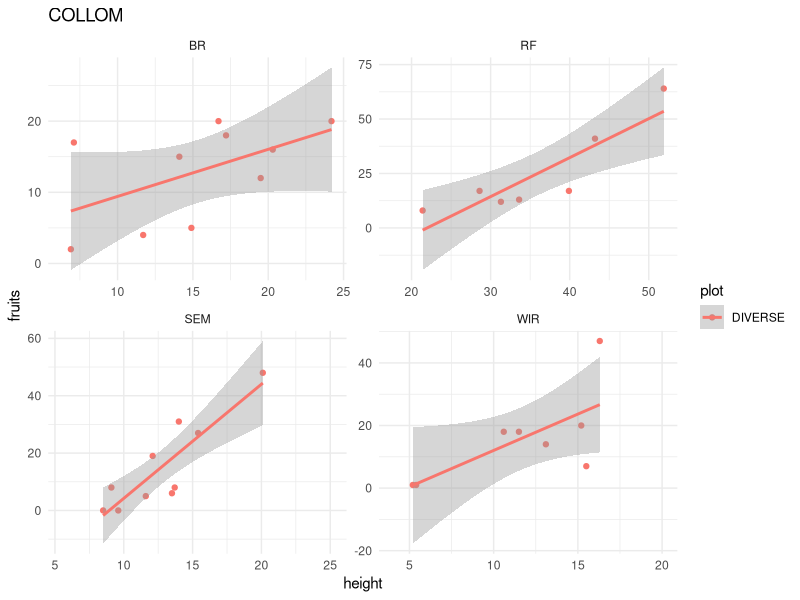
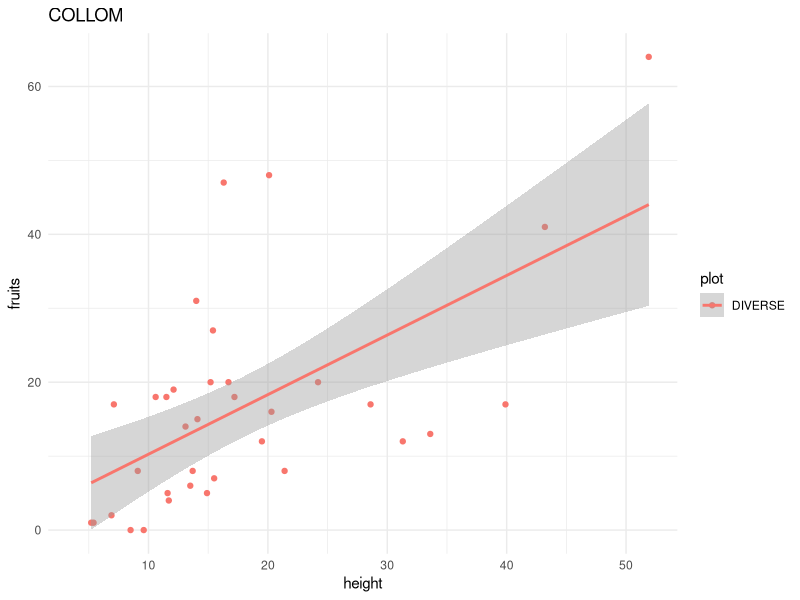
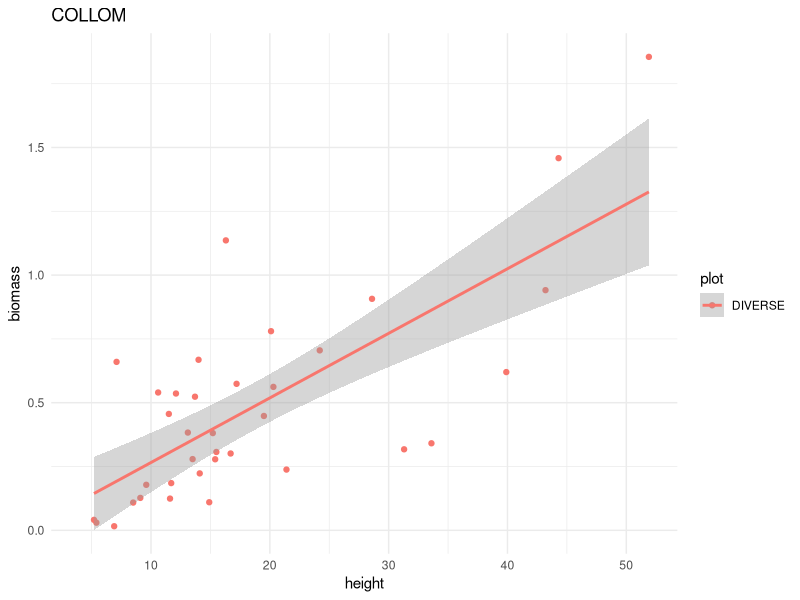
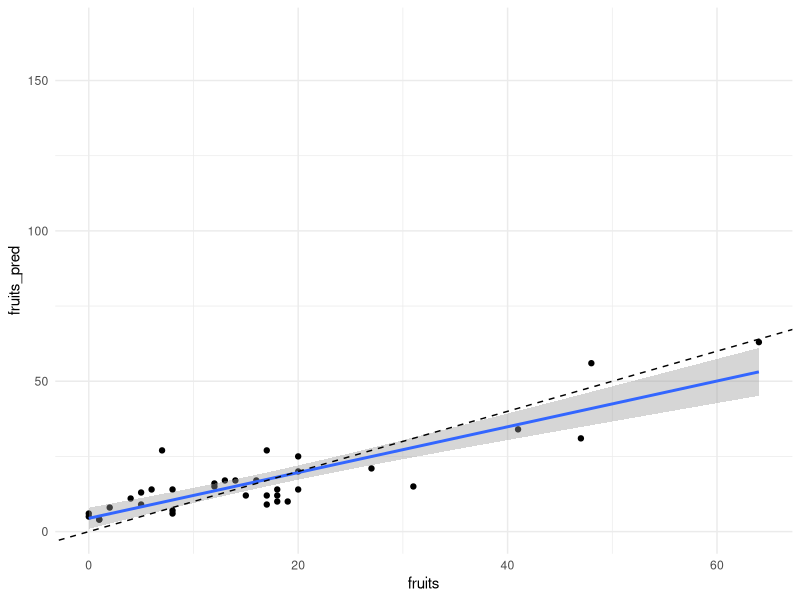
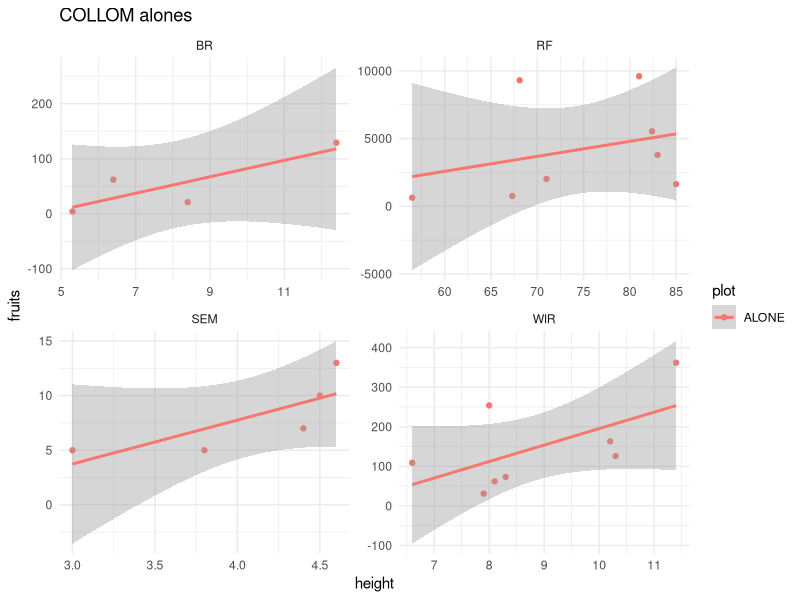
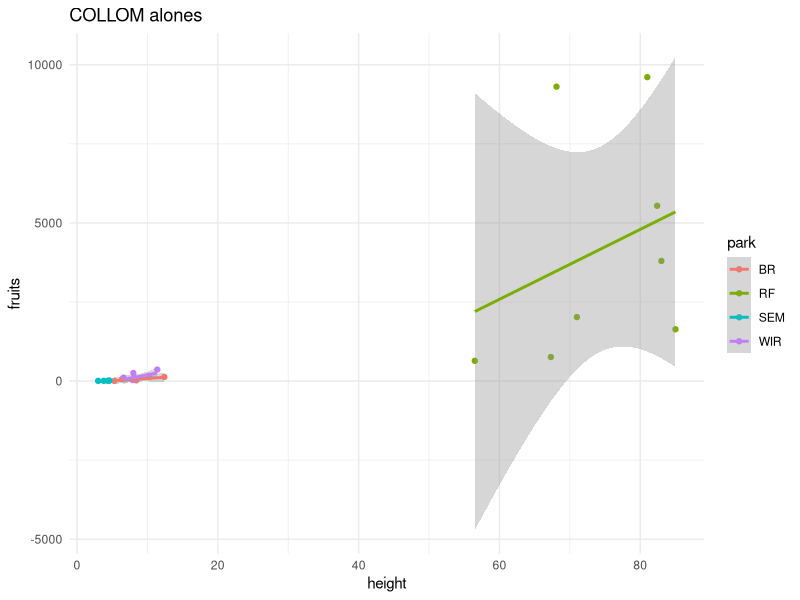
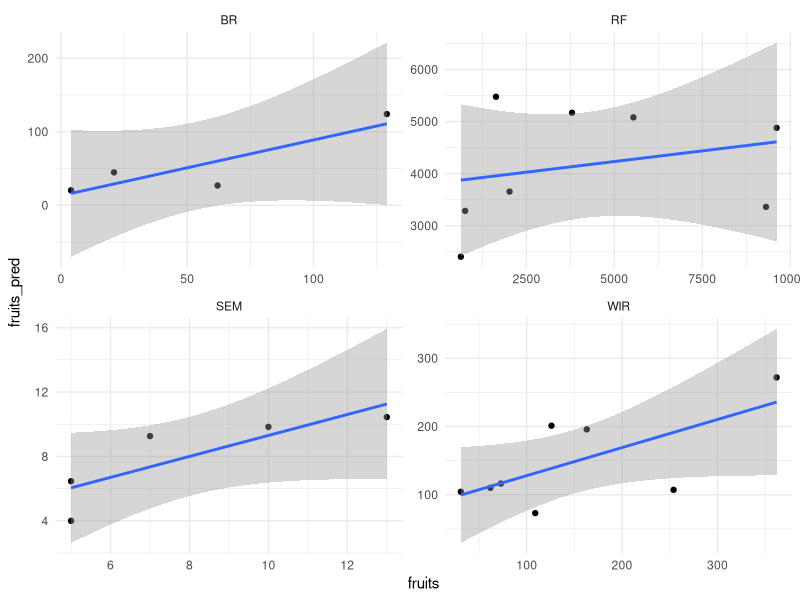
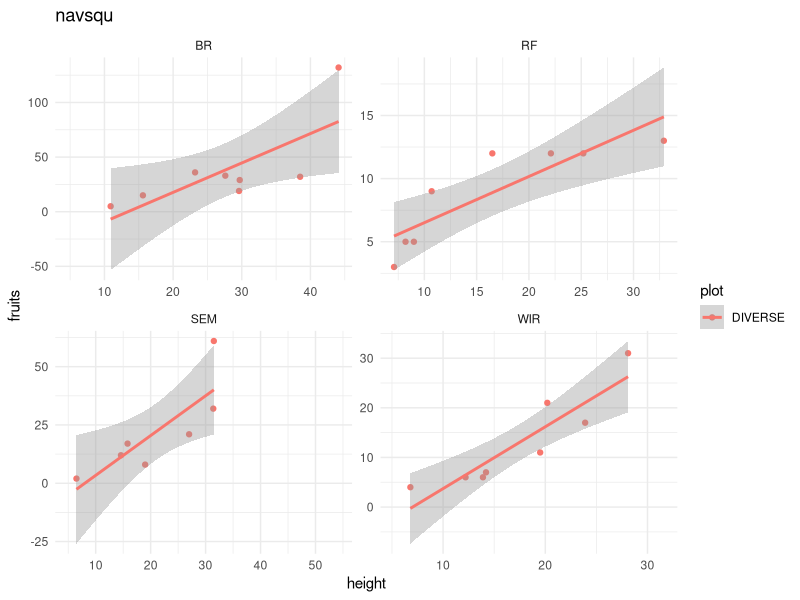

These figures' R source, in order: (Note: this script raises an error after producing the figures.)

# NOTES:
# (fixed some column names in csv)
# should fix there being two "Plot" columns in data (generally bad practice)
# changed WIR column name to match others TOTAL FR
# took out "-" from height column in data
# added plot and subplot col to alones
# changed alone stemcount to stems
# added a "park" column to neighborhood sheets;  made "plot" and subplot lowercase
# erased "skip" from WIR neighborhood file under PLECON column.   no other data for those neigh, and was causing that column to be read as "chr"

library(lme4)
library(tidyverse)
library(stringr)
theme_set(theme_minimal())

# loading in data (both focal and neighborhood data)----
rf_focals <- read.csv("data_raw_JD/riverfront focals.csv", na.strings=c("NA","NaN", " ", "") )
rf_neighborhoods <- read.csv("data_raw_JD/riverfront neighborhoods.csv", na.strings=c("NA","NaN", " ", "") )

wir_focals <- read.csv("data_raw_JD/wir focals.csv", na.strings=c("NA","NaN", " ", "") )
wir_neighborhoods <- read.csv("data_raw_JD/wir neighborhoods.csv", na.strings=c("NA","NaN", " ", "") )

br_focals <- read.csv("data_raw_JD/br focals.csv", na.strings=c("NA","NaN", " ", "") )
br_neighborhoods <- read.csv("data_raw_JD/br neighborhoods.csv", na.strings=c("NA","NaN", " ", "") )

sem_focals <- read.csv("data_raw_JD/sem focals.csv", na.strings=c("NA","NaN", " ", "") )
sem_neighborhoods <- read.csv("data_raw_JD/sem neighborhoods.csv", na.strings=c("NA","NaN", " ", ""))

head(sem_focals,2); dim(sem_focals)
head(sem_neighborhoods,2); dim(sem_neighborhoods)

table(sem_neighborhoods$focal_collect)

head(sem_focals,2)
head(wir_focals,2)
head(br_focals,2)

alones_all <- read.csv("data_raw_JD/alones.csv")
names(alones_all) <- tolower(names(alones_all))
alones_all <- alones_all %>% filter(!grepl('GONE', notes),
                                    !grepl('DEAD', notes),
                                    !grepl("couldn't find", notes))

head(alones_all); dim(alones_all)


# Put together Non-riverfront parks 
# dropping all rows with notes Gone
focals <- rbind(sem_focals, br_focals, wir_focals)
focals <- focals %>% filter(!grepl('GONE', NOTES),
                            !grepl("couldn't find", NOTES))#,
# !grepl('BT', NOTES)) 
names(focals) <- tolower(names(focals))
head(focals,2); dim(focals)
str(focals)

# COLLOM ----

##  Eugene Parks ----
# Fitness = # seeds = [ (# top infl x # flrs/big) + (# side infl x # flrs/small) ]  * 3 seeds per fruit 
# TOTALFR is the total number of infloresences 
# TOPFR is number of fruits on the top infloresence
# SIDEFR is the number of fruits on side infl
collom_parks <- filter(focals, species=="COLLOM") %>% rowwise() %>%
  mutate(stems = ifelse(is.na(stems) & total.fr > 0, 1, stems),
         side_infl = max((total.fr - stems), 0),
         top_infl = min(stems, total.fr), # was top_infl=stems but changed because there were some with stems > total.fr (stems without infl)
         fruits=topfr*top_infl + sidefr*side_infl)
print(arrange(collom_parks,desc(fruits)), n=8, width=Inf); dim(collom_parks)

## Riverfront ----
# TOTALFR is the total number of infloresences 
# TOPFR is number of fruits on the top infloresence
# SIDEFR is the number of fruits on side infl
# Number of side infl = fr1 – stemcount 

rf_focals <- rf_focals %>% filter(!grepl('GONE', NOTES),
                                  !grepl('DEAD', NOTES),
                                  !grepl("couldn't find", NOTES))#,
names(rf_focals) <- tolower(names(rf_focals))

head(filter(rf_focals, species=="COLLOM"))
collom_rf <- filter(rf_focals, species=="COLLOM")
collom_rf <- collom_rf %>% rowwise() %>%
  mutate(total.fr = rowSums(across(fr1:fr5), na.rm=TRUE),
         stems = ifelse(is.na(stems) & total.fr > 0, 1, stems),
         side_infl = max((total.fr - stems), 0),
         top_infl = min(stems, total.fr),
         fruits=topfr*top_infl + sidefr*side_infl) %>% 
  ungroup()
print(arrange(collom_rf, desc(fruits)), n=8, width=Inf)

# so collom_rf and collom_parks have fruit estimates for plants with fruit counts

## get fruit~height relationships ----
# need to get estimates for the plants without fruit counts based on height  
# (doing this separately for 'diverse' plot plants versus alone plants)

# Put together diverse Collom (parks + rf)
collom_all <- rbind(dplyr::select(collom_rf, park:stems, biomass:notes, fruits), dplyr::select(collom_parks, park:stems, biomass:notes, fruits)) %>%
  as.data.frame()
head(collom_all, n=8, width=Inf)

ggplot(collom_all, aes(x=height, y=fruits, color=plot))+
  facet_wrap(~park, scales = 'free')+
  geom_point() + geom_smooth(method='lm')+
  labs(title="COLLOM")
ggsave("Figures/collom_height_fruits_park.pdf", width=6, height=6)

ggplot(collom_all, aes(x=height, y=fruits, color=plot))+
  # facet_wrap(~park, scales = 'free')+
  geom_point() + geom_smooth(method='lm')+
  labs(title="COLLOM")
ggsave("Figures/collom_height_fruits.pdf", width=6, height=6)

ggplot(collom_all, aes(x=height, y=biomass, color=plot))+
  geom_point() + geom_smooth(method='lm')+
  labs(title="COLLOM")
ggsave("Figures/collom_height_biomass.pdf", width=6, height=6)


collom_all_sub <- collom_all %>% filter(!(is.na(fruits)))  # is.na(height) &
head(collom_all_sub, n=4, width=Inf); dim(collom_all_sub)

# fitting park-specific relationships
m1 <- glm(fruits ~ height*park, data=collom_all_sub, family=poisson(link="log"))
summary(m1)

collom_all$fruits_pred <- ceiling(predict(m1, collom_all, type = "response"))
head(collom_all, n=8, width=Inf)
collom_all
ggplot(collom_all, aes(x=fruits, y=fruits_pred))+
  geom_point() + geom_smooth(method='lm')+
  geom_abline(intercept=0,slope=1, linetype='dashed')

# keep the measured fruit counts and just use the predicted counts for plants that only have height?
collom_all <- collom_all %>%   # don't need "rowwise" - works either way
  mutate(fruits = ifelse(is.na(fruits), fruits_pred, fruits))


## alone Collom ----

collom_alone <- filter(alones_all, species=="COLLOM") %>% 
  rowwise() %>%
  mutate(total.fr = rowSums(across(fr1:fr5), na.rm=TRUE),
         stems = ifelse(is.na(stems) & total.fr > 0, 1, stems),
         side_infl = max((total.fr - stems), 0),
         top_infl = min(stems, total.fr),
         fruits=topfr*top_infl + sidefr*side_infl)  %>%
  ungroup()%>% 
  as.data.frame()

head(collom_alone, n=3, width=Inf)

ggplot(collom_alone, aes(x=height, y=fruits, color=plot))+
  facet_wrap(~park, scales = 'free')+
  geom_point() + geom_smooth(method='lm')+
  labs(title="COLLOM alones")
ggsave("Figures/collom_ALONES_height_fruits_byPark.pdf", width=6, height=6)

ggplot(collom_alone, aes(x=height, y=fruits, color=park))+
  # facet_wrap(~park, scales = 'free')+
  geom_point() + geom_smooth(method='lm')+
  labs(title="COLLOM alones")
ggsave("Figures/collom_ALONES_height_fruits.pdf", width=6, height=6)



collom_alone_sub <- collom_alone %>% filter(!(is.na(fruits)))  # fit fruit ~ height relationship with those plants with both
head(collom_alone_sub, n=4, width=Inf); dim(collom_all_sub)

# do these regressions by park
m2 <- glm(fruits ~ height*park , data=collom_alone_sub, family=poisson(link="log"))
summary(m2)

collom_alone$fruits_pred <- predict(m2, collom_alone, type = "response")   # type = "response"    needed to get fruits, not log(fruits)

ggplot(collom_alone, aes(x=fruits, y=fruits_pred))+
  facet_wrap(~park, scales = 'free')+
  geom_point() + geom_smooth(method='lm')

# keep the measured fruit counts and just use the predicted counts for plants that only have height?
head(collom_alone); dim(collom_alone)
collom_alone <- collom_alone %>%   # checked and don't need "rowwise" - works either way
  mutate(fruits = ifelse(is.na(fruits), fruits_pred, fruits))%>% 
  dplyr::select(park:height, biomass:notes, fruits) %>% 
  as.data.frame()
collom_all <- collom_all %>% select(-c(stems,fruits_pred))

head(collom_alone, n=4, width=Inf); dim(collom_alone)
head(collom_all, n=4, width=Inf); dim(collom_all)


# NAVSQU ----

##  Eugene Parks ----
# Fitness = # seeds = [ (# top infl x # flrs/big) + (# side infl x # flrs/small) ]  * 3 seeds per fruit 
# TOTALFR is the total number of infloresences 
# TOPFR is number of fruits on the top infloresence
# SIDEFR is the number of fruits on side infl
navsqu_parks <- filter(focals, species=="NAVSQU") %>% rowwise() %>%
  mutate(stems = ifelse(is.na(stems) & total.fr > 0, 1, stems),
         side_infl = max((total.fr - stems), 0),
         top_infl = min(stems, total.fr), # was top_infl=stems but changed because there were some with stems > total.fr (stems without infl)
         fruits=topfr*top_infl + sidefr*side_infl) %>%
  ungroup()
print(arrange(navsqu_parks,desc(fruits)), n=8, width=Inf); dim(navsqu_parks)

## Riverfront ----
# TOTALFR is the total number of infloresences 
# TOPFR is number of fruits on the top infloresence
# SIDEFR is the number of fruits on side infl
# Number of side infl = fr1 – stemcount 

rf_focals <- rf_focals %>% filter(!grepl('GONE', notes),
                                  !grepl('DEAD', notes),
                                  !grepl("couldn't find", notes))#,
names(rf_focals) <- tolower(names(rf_focals))

head(filter(rf_focals, species=="NAVSQU"))
navsqu_rf <- filter(rf_focals, species=="NAVSQU")
navsqu_rf <- navsqu_rf %>% rowwise() %>%
  mutate(total.fr = rowSums(across(fr1:fr5), na.rm=TRUE),
         stems = ifelse(is.na(stems) & total.fr > 0, 1, stems),
         side_infl = max((total.fr - stems), 0),
         top_infl = min(stems, total.fr),
         fruits=topfr*top_infl + sidefr*side_infl) %>%
  ungroup()
print(arrange(navsqu_rf, desc(fruits)), n=8, width=Inf)

# so navsqu_rf and navsqu_parks have fruit estimates for plants with fruit counts

## get fruit~height relationships ----
# need to get estimates for the plants without fruit counts based on height  
# (doing this separately for 'diverse' plot plants versus alone plants)

# Put together diverse navsqu (parks + rf)
navsqu_all <- rbind(dplyr::select(navsqu_rf, park:stems, biomass:notes, fruits), dplyr::select(navsqu_parks, park:stems, biomass:notes, fruits)) %>%
  as.data.frame()
head(navsqu_all, n=8, width=Inf)

ggplot(navsqu_all, aes(x=height, y=fruits, color=plot))+
  facet_wrap(~park, scales = 'free')+
  geom_point() + geom_smooth(method='lm')+
  labs(title="navsqu")
ggsave("Figures/navsqu_height_fruits_park.pdf", width=6, height=6)

ggplot(navsqu_all, aes(x=height, y=fruits, color=plot))+
  # facet_wrap(~park, scales = 'free')+
  geom_point() + geom_smooth(method='lm')+
  labs(title="navsqu")
ggsave("Figures/navsqu_height_fruits.pdf", width=6, height=6)

ggplot(navsqu_all, aes(x=height, y=biomass, color=plot))+
  geom_point() + geom_smooth(method='lm')+
  labs(title="navsqu")
ggsave("Figures/navsqu_height_biomass.pdf", width=6, height=6)


navsqu_all_sub <- navsqu_all %>% filter(!(is.na(fruits)))  # is.na(height) &
head(navsqu_all_sub, n=4, width=Inf); dim(navsqu_all_sub)

m1 <- glm(fruits ~ height*park, data=navsqu_all_sub, family=poisson(link="log"))

navsqu_all$fruits_pred <- ceiling(predict(m1, navsqu_all, type = "response"))
head(navsqu_all, n=8, width=Inf)
navsqu_all
ggplot(navsqu_all, aes(x=fruits, y=fruits_pred))+
  geom_point() + geom_smooth(method='lm')

# keep the measured fruit counts and just use the predicted counts for plants that only have height?
navsqu_all <- navsqu_all %>%   # checked and don't need "rowwise" - works either way
  mutate(fruits = ifelse(is.na(fruits), fruits_pred, fruits))


## alone navsqu ----

navsqu_alone <- filter(alones_all, species=="NAVSQU") %>% 
  rowwise() %>%
  mutate(total.fr = rowSums(across(fr1:fr5), na.rm=TRUE),
         stems = ifelse(is.na(stems) & total.fr > 0, 1, stems),
         side_infl = max((total.fr - stems), 0),
         top_infl = min(stems, total.fr),
         fruits=topfr*top_infl + sidefr*side_infl)%>%
  ungroup()%>%
  as.data.frame()
head(navsqu_alone, n=3, width=Inf)

ggplot(navsqu_alone, aes(x=height, y=fruits, color=plot))+
  facet_wrap(~park, scales = 'free')+
  geom_point() + geom_smooth(method='lm')+
  labs(title="navsqu alones")
ggsave("Figures/navsqu_ALONES_height_fruits_byPark.pdf", width=6, height=6)

ggplot(navsqu_alone, aes(x=height, y=fruits, color=park))+
  # facet_wrap(~park, scales = 'free')+
  geom_point() + geom_smooth(method='lm')+
  labs(title="navsqu alones")
ggsave("Figures/navsqu_ALONES_height_fruits.pdf", width=6, height=6)


navsqu_alone_sub <- navsqu_alone %>% filter(!(is.na(fruits)))  # fit fruit ~ height relationship with those plants with both
head(navsqu_alone_sub, n=4, width=Inf); dim(navsqu_all_sub)

# do these regressions by park
m2 <- glm(fruits ~ height*park , data=navsqu_alone_sub, family=poisson(link="log"))
summary(m2)

navsqu_alone$fruits_pred <- predict(m2, navsqu_alone, type = "response")   # type = "response"    needed to get fruits, not log(fruits)

ggplot(navsqu_alone, aes(x=fruits, y=fruits_pred))+
  facet_wrap(~park, scales = 'free')+
  geom_point() + geom_smooth(method='lm')

# keep the measured fruit counts and just use the predicted counts for plants that only have height?
head(navsqu_alone); dim(navsqu_alone)
navsqu_alone <- navsqu_alone %>%   # checked and don't need "rowwise" - works either way
  mutate(fruits = ifelse(is.na(fruits), fruits_pred, fruits))%>% 
  dplyr::select(park:height, biomass:notes, fruits) %>% 
  as.data.frame()
navsqu_all <- navsqu_all %>% select(-c(stems,fruits_pred))

head(navsqu_alone, n=4, width=Inf); dim(navsqu_alone)
head(navsqu_all, n=4, width=Inf); dim(navsqu_all)

# EPIDEN ----
epiden_parks <- filter(focals, species=="EPIDEN") %>% rowwise() %>%
  mutate(fruits=exactfr,
         inflor=NA) %>%
  ungroup()
print(arrange(epiden_parks,desc(fruits)), n=8, width=Inf); dim(epiden_parks)

## Riverfront ----

head(filter(rf_focals, species=="EPIDEN"))
epiden_rf <- filter(rf_focals, species=="EPIDEN")
epiden_rf <- epiden_rf %>% rowwise() %>%
  mutate(fruits=exactfr,
         inflor=NA) %>%
  ungroup()
print(arrange(epiden_rf, desc(fruits)), n=8, width=Inf)

# so epiden_rf and epiden_parks have fruit estimates for plants with fruit counts

## get fruit~height relationships ----
# need to get estimates for the plants without fruit counts based on height  
# (doing this separately for 'diverse' plot plants versus alone plants)

# Put together diverse epiden (parks + rf)
epiden_all <- rbind(dplyr::select(epiden_rf, park:stems, biomass:notes, fruits), dplyr::select(epiden_parks, park:stems, biomass:notes, fruits)) %>%
  as.data.frame()
head(epiden_all, n=8, width=Inf)

ggplot(epiden_all, aes(x=height, y=fruits, color=plot))+
  facet_wrap(~park, scales = 'free')+
  geom_point() + geom_smooth(method='lm')+
  labs(title="epiden")
ggsave("Figures/epiden_height_fruits_park.pdf", width=6, height=6)

ggplot(epiden_all, aes(x=height, y=fruits, color=plot))+
  # facet_wrap(~park, scales = 'free')+
  geom_point() + geom_smooth(method='lm')+
  labs(title="epiden")
ggsave("Figures/epiden_height_fruits.pdf", width=6, height=6)

ggplot(epiden_all, aes(x=height, y=biomass, color=plot))+
  geom_point() + geom_smooth(method='lm')+
  labs(title="epiden")
ggsave("Figures/epiden_height_biomass.pdf", width=6, height=6)


epiden_all_sub <- epiden_all %>% filter(!(is.na(fruits)))  # is.na(height) &
head(epiden_all_sub, n=4, width=Inf); dim(epiden_all_sub)

m3 <- glm(fruits ~ height*park, data=epiden_all_sub, family=poisson(link="log"))

epiden_all$fruits_pred <- ceiling(predict(m1, epiden_all, type = "response"))
head(epiden_all, n=8, width=Inf)
epiden_all

ggplot(epiden_all, aes(x=fruits_pred))+
  geom_histogram()
# one big outlier prediction for tall plant
epiden_all <- epiden_all %>%  mutate(fruits_pred = ifelse(fruits_pred>250, max(fruits)*2, fruits_pred))
ggplot(epiden_all, aes(x=fruits, y=fruits_pred))+
  geom_point() + geom_smooth(method='lm') + ylim(0,200)

# keep the measured fruit counts and just use the predicted counts for plants that only have height?
epiden_all <- epiden_all %>%   # don't need "rowwise" - works either way
  mutate(fruits = ifelse(is.na(fruits), fruits_pred, fruits))
ggplot(epiden_all, aes(x=fruits))+
  geom_histogram()


## alone epiden ----

epiden_alone <- filter(alones_all, species=="EPIDEN") %>% 
  rowwise() %>%
  mutate(fruits=exactfr,
         inflor=NA)%>%
  ungroup()%>%
  as.data.frame()
head(epiden_alone, n=3, width=Inf)

ggplot(epiden_alone, aes(x=height, y=fruits, color=plot))+
  facet_wrap(~park, scales = 'free')+
  geom_point() + geom_smooth(method='lm')+
  labs(title="epiden alones")
ggsave("Figures/epiden_ALONES_height_fruits_byPark.pdf", width=6, height=6)

ggplot(epiden_alone, aes(x=height, y=fruits, color=park))+
  # facet_wrap(~park, scales = 'free')+
  geom_point() + geom_smooth(method='lm')+
  labs(title="epiden alones")
ggsave("Figures/epiden_ALONES_height_fruits.pdf", width=6, height=6)


epiden_alone_sub <- epiden_alone %>% filter(!(is.na(fruits)))  # fit fruit ~ height relationship with those plants with both
head(epiden_alone_sub, n=4, width=Inf); dim(epiden_all_sub)

# do these regressions by park
m2 <- glm(fruits ~ height*park , data=epiden_alone_sub, family=poisson(link="log"))
summary(m2)

epiden_alone$fruits_pred <- predict(m2, epiden_alone, type = "response")   # type = "response"    needed to get fruits, not log(fruits)

ggplot(epiden_alone, aes(x=fruits, y=fruits_pred))+
  facet_wrap(~park, scales = 'free')+
  geom_point() + geom_smooth(method='lm')

# keep the measured fruit counts and just use the predicted counts for plants that only have height?
head(epiden_alone); dim(epiden_alone)
epiden_alone <- epiden_alone %>%   # checked and don't need "rowwise" - works either way
  mutate(fruits = ifelse(is.na(fruits), fruits_pred, fruits))%>% 
  dplyr::select(park:height, biomass:notes, fruits) %>% 
  as.data.frame()
epiden_all <- epiden_all %>% select(-c(stems,fruits_pred))

head(epiden_alone, n=4, width=Inf); dim(epiden_alone)
head(epiden_all, n=4, width=Inf); dim(epiden_all)


# PLECON, GILCAP, CLAPUR, COLLIN, PLAFIG ----
# For PLECON, GILCAP, :
# Riverfront: FR1 is total inflorescences on the plant 
# Parks: total.fr is total inflorescences on the plant 
# Therefore, also need: fruits/infl --- get prior data

# For CLAPUR, COLLIN, PLAFIG:
# Riverfront: FR1 is total FRUITS on the plant 
# Parks: total.fr is total FRUITS on the plant 

# For EPIDEN:
# Riverfront: exactfr is total FRUITS on the plant 
# Parks: exactfr is total FRUITS on the plant 

# Seeds / fruit

sp2 <- c("PLECON", "CLAPUR", "COLLIN", "GILCAP", "PLAFIG")

head(focals,2); dim(focals)

# !! Placeholder estimate of 10 fruits / infl for PLEC & GILCAP ----
  ## updating GILCAP to be 25 fruits / infl
focals <- filter(focals, species %in% sp2)  %>% rowwise() %>% mutate(
  fruits = ifelse(species %in% sp2, total.fr, NA),
  inflor = NA,
  inflor = ifelse(species == "PLECON", total.fr, inflor),  # PLECON and GILCAP are just infl;  need fruits / infl
  inflor = ifelse(species == "GILCAP", total.fr, inflor),
  fruits = ifelse(species == "PLECON", inflor * 10, fruits),  # PLECON and GILCAP are just infl;  need fruits / infl
  fruits = ifelse(species == "GILCAP", inflor * 25, fruits)
) %>% ungroup() %>% as.data.frame()
head(focals,2); dim(focals)

rf_focals <- filter(rf_focals, species %in% sp2) %>% rowwise() %>% mutate(
  fruits = ifelse(species %in% sp2, fr1, NA),
  inflor = NA,
  inflor = ifelse(species == "PLECON", fr1, inflor),  # PLECON and GILCAP are just infl;  need fruits / infl
  inflor = ifelse(species == "GILCAP", fr1, inflor),
  fruits = ifelse(species == "PLECON", inflor * 10, fruits),  # PLECON and GILCAP are just infl;  need fruits / infl
  fruits = ifelse(species == "GILCAP", inflor * 25, fruits)) %>%
  ungroup() %>% as.data.frame()
head(rf_focals,2); dim(rf_focals)


# Alones
head(alones_all,2); dim(alones_all)
alones <- filter(alones_all, species %in% sp2) %>% rowwise() %>%
  mutate(fruits = ifelse(species %in% sp2, fr1, NA),
         inflor=NA,
         inflor = ifelse(species == "PLECON", fr1, inflor),  # PLECON and GILCAP are just infl;  need fruits / infl
         inflor = ifelse(species == "GILCAP", fr1, inflor),
         fruits = ifelse(species == "PLECON", inflor * 10, fruits),  # PLECON and GILCAP are just infl;  need fruits / infl
         fruits = ifelse(species == "GILCAP", inflor * 25, fruits)) %>% 
  ungroup() %>%   as.data.frame()
#
head(alones)

alone_summary <- alones %>% group_by(park, species) %>% 
  summarize(n_alones = length(which(fruits>0))) %>% ungroup()
pivot_wider(alone_summary, names_from=species, values_from=n_alones)
# No alones for COLLIN at SEM  (and we filtered them out because they were "GONE")

# Temp fix: simulate some 'alone' COLLIN plants at SEM with same mean fruits as WIR and BR
collin.temp <- filter(alones, species=="COLLIN", park %in% c("BR", "WIR")) 
collin.mean.frt.alone <- mean(collin.temp$fruits, na.rm=TRUE)
temp <- data.frame(
  park=rep("SEM",5), plot=rep("ALONE",5), 
  species=rep("COLLIN",5), rep=seq(1,5),date=rep(NA,5), plot.1=rep(NA,5), subplot=rep(NA,5), height=rep(NA,5), stems=rep(NA,5), fr1=rep(NA,5), fr2=rep(NA,5), fr3=rep(NA,5), fr4=rep(NA,5), fr5=rep(NA,5), exactfr=rep(NA,5), biomass=rep(NA,5), topfr=rep(NA,5), sidefr=rep(NA,5), notes=rep(NA,5), fruits=rpois(5,collin.mean.frt.alone), inflor=NA)

alones <- rbind(alones, temp)   
alone_summary <- alones %>% group_by(park, species) %>% 
  summarize(n_alones = length(which(fruits>0))) %>% ungroup()
pivot_wider(alone_summary, names_from=species, values_from=n_alones)

# ! why not GILCAP and PLECON in diverse plots at parks other than RF? ----
filter(focals, species=="PLECON", park=="SEM")
filter(focals, species=="GILCAP", park=="SEM")

# Merge what we have ----
head(collom_all, n=2, width=Inf); dim(collom_all)
head(navsqu_all, n=2, width=Inf); dim(navsqu_all)
head(focals, n=2)
head(rf_focals, n=2)
head(collom_alone, n=2, width=Inf); dim(collom_alone)
head(navsqu_alone, n=2, width=Inf); dim(navsqu_alone)
head(alones, n=2)
head(epiden_all, n=2, width=Inf); dim(epiden_all)
head(epiden_alone, n=2, width=Inf); dim(epiden_alone)

str(collom_all)
str(navsqu_all)
str(focals)
str(rf_focals)
str(collom_alone)
str(navsqu_alone)
str(alones)
str(epiden_all)
str(epiden_alone)

# columns to use
# park,plot,species,rep,date,plot.1,subplot,height,biomass,topfr,sidefr,notes,fruits
dat_all <- rbind(
  dplyr::select(collom_all, park,plot,species,rep,date,plot.1,subplot,height,biomass,topfr,sidefr,notes,fruits),
  dplyr::select(navsqu_all, park,plot,species,rep,date,plot.1,subplot,height,biomass,topfr,sidefr,notes,fruits),
  dplyr::select(focals, park,plot,species,rep,date,plot.1,subplot,height,biomass,topfr,sidefr,notes,fruits),
  dplyr::select(rf_focals,  park,plot,species,rep,date,plot.1,subplot,height,biomass,topfr,sidefr,notes,fruits),
  dplyr::select(collom_alone, park,plot,species,rep,date,plot.1,subplot,height,biomass,topfr,sidefr,notes,fruits),
  dplyr::select(navsqu_alone, park,plot,species,rep,date,plot.1,subplot,height,biomass,topfr,sidefr,notes,fruits),
  dplyr::select(alones, park,plot,species,rep,date,plot.1,subplot,height,biomass,topfr,sidefr,notes,fruits),
  dplyr::select(epiden_all, park,plot,species,rep,date,plot.1,subplot,height,biomass,topfr,sidefr,notes,fruits),
  dplyr::select(epiden_alone, park,plot,species,rep,date,plot.1,subplot,height,biomass,topfr,sidefr,notes,fruits)
)
head(dat_all); dim(dat_all)
str(dat_all)

# Assign seeds for each species ----
# !! Placeholder estimates of seeds: ----
# NAVSQU: 20 seeds / fruit 
# NAVSQU: 20 seeds / fruit 

no.fruits.data <- filter( dat_all, is.na(fruits))
head(no.fruits.data); dim(no.fruits.data)
## !! Work on getting values for these missing fruits   e.g. BT plants ----

head(dat_all); dim(dat_all)
dat_all <- filter(dat_all, !is.na(fruits))
head(dat_all); dim(dat_all)
## calculate seeds ----
dat_all <- dat_all %>% mutate(
  seeds = case_when(species=="COLLOM" ~ fruits * 3,
                    species=="NAVSQU" ~ fruits * 20, # placeholder
                    species=="PLECON" ~ fruits * 1,
                    species=="GILCAP" ~ fruits * 2,
                    species=="CLAPUR" ~ fruits * 54, # placeholder
                    species=="COLLIN" ~ fruits * 4,
                    species=="PLAFIG" ~ fruits * 4,
                    species=="EPIDEN" ~ fruits * 15) # placeholder
)
head(dat_all)

# Merge with Neighborhoods----
head(sem_neighborhoods,2); dim(sem_neighborhoods)
head(rf_neighborhoods,2); dim(rf_neighborhoods)
head(br_neighborhoods,2); dim(br_neighborhoods)
head(wir_neighborhoods,2); dim(wir_neighborhoods)

sem_neighborhoods <- sem_neighborhoods %>% mutate(unique=paste(park, plot, plot.1, subplot, sep='-'))
rf_neighborhoods <- rf_neighborhoods %>% mutate(unique=paste(park, plot, plot.1, subplot, sep='-'))
br_neighborhoods <- br_neighborhoods %>% mutate(unique=paste(park, plot, plot.1, subplot, sep='-'))
wir_neighborhoods <- wir_neighborhoods %>% mutate(unique=paste(park, plot, plot.1, subplot, sep='-'))

dat_all <- dat_all %>% mutate(unique=paste(park, plot, plot.1, subplot, sep='-'))

?dplyr::bind_rows
sem_dat <- left_join(filter(dat_all, park=="SEM"), sem_neighborhoods) 
rf_dat <- left_join(filter(dat_all, park=="RF"), rf_neighborhoods) 
br_dat <- left_join(filter(dat_all, park=="BR"), br_neighborhoods) 
wir_dat <- left_join(filter(dat_all, park=="WIR"), wir_neighborhoods) 

str(sem_dat)
str(rf_dat)
str(br_dat)
str(wir_dat)

filter(dat_all, unique=="RF-DIVERSE-1-C3")
filter(rf_dat, unique=="RF-DIVERSE-1-C3")
filter(rf_neighborhoods, unique=="RF-DIVERSE-1-C3")

# error: all the columns need to be the same class across the merge;  
# PLECON was chr in WIR  and integer in others; so removed "skip" from the data file


# how to join dataframes with overlapping but different columns
dat <- dplyr::bind_rows(sem_dat, rf_dat, br_dat, wir_dat) 
filter(dat, unique=="RF-DIVERSE-1-C3")
dim(dat)
table(dat$park)
head(filter(dat, plot=="ALONE"))

dat <- dat %>% mutate(N_neigh = rowSums(across(PLECON:ACMAME), na.rm=TRUE),
                      N_neigh8 = rowSums(across(PLECON:COLLOM), na.rm=TRUE)
)
# Plot raw curves ----

# Plot overall

ggplot(dat, aes(x=seeds, color=park)) +          
  geom_density() + xlim(0,1000)+ 
  facet_wrap(~ species , scales = "free") 

ggplot(dat, aes(x=N_neigh, y=log(seeds), color=park)) +          
  geom_jitter(width=.1) + 
  facet_wrap(~ species , scales = "free") +
  # scale_color_manual(values = WA)+
  stat_smooth(method = "nls",
              formula = y ~ a/(1+b*x),
              method.args = list(start = list(a = 1000, b = .01)),
              se = FALSE) #+
ggsave("Figures/curves_overall_LOG.pdf", width=12, height=12)
# ggsave("Figures/curves_overall.pdf", width=12, height=12)

ggplot(dat, aes(x=N_neigh8, y=log(seeds), color=park)) +          
  geom_jitter(width=.1) + 
  facet_wrap(~ species , scales = "free") +
  # scale_color_manual(values = WA)+
  stat_smooth(method = "nls",
              formula = y ~ a/(1+b*x),
              method.args = list(start = list(a = 1000, b = .01)),
              se = FALSE) #+
ggsave("Figures/curves_overall_focalsOnly_LOG.pdf", width=12, height=12)
# ggsave("Figures/curves_overall_focalsOnly.pdf", width=12, height=12)

ggplot(dat, aes(x=N_neigh8, y=log(seeds), color=park)) +          
  geom_jitter(width=.1) + 
  facet_wrap(~ species , scales = "free") +
  xlim(0,50)+
  # scale_color_manual(values = WA)+
  stat_smooth(method = "nls",
              formula = y ~ a/(1+b*x),
              method.args = list(start = list(a = 1000, b = .01)),
              se = FALSE) #+
ggsave("Figures/curves_overall_focalsOnly_xlim50_LOG.pdf", width=12, height=12)
# ggsave("Figures/curves_overall_focalsOnly_xlim50.pdf", width=12, height=12)

# !! Apparant issues ----

# huge NAVSQU seeds value somewhere?
head(arrange(filter(dat, species=="NAVSQU"), desc(seeds)))


# Save data files ----

# write.table(dat, "data_cleaned/dat.csv", sep=',', row.names=FALSE, eol = "\r")
# write.table(sem_dat, "data_cleaned/sem_dat.csv", sep=',', row.names=FALSE, eol = "\r")
# write.table(wir_dat, "data_cleaned/wir_dat.csv", sep=',', row.names=FALSE, eol = "\r")
# write.table(br_dat, "data_cleaned/br_dat.csv", sep=',', row.names=FALSE, eol = "\r")
# write.table(rf_dat, "data_cleaned/rf_dat.csv", sep=',', row.names=FALSE, eol = "\r")

write.table(dat, "data_cleaned/updated_dat.csv", sep=',', row.names=FALSE, eol = "\r")
write.table(sem_dat, "data_cleaned/updated_sem_dat.csv", sep=',', row.names=FALSE, eol = "\r")
write.table(wir_dat, "data_cleaned/updated_wir_dat.csv", sep=',', row.names=FALSE, eol = "\r")
write.table(br_dat, "data_cleaned/updated_br_dat.csv", sep=',', row.names=FALSE, eol = "\r")
write.table(rf_dat, "data_cleaned/updated_rf_dat.csv", sep=',', row.names=FALSE, eol = "\r")


